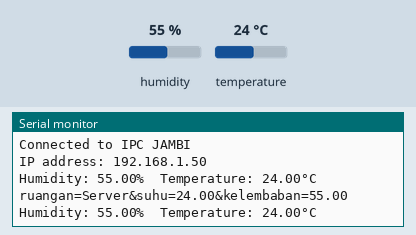
This sketch was run on a simulated ESP32. On the bench: the last lines printed to the serial monitor. The inputs (shaded band) are chosen by the test bench; at power-on: humidity 55 %, temperature 24 °C. WiFi joins after 1.5 s; servers stay silent unless stated; uploads are accepted with an empty reply.

Above: at 5.1 s.
5.2 s: humidity set to 22 %
At 6.9 s:
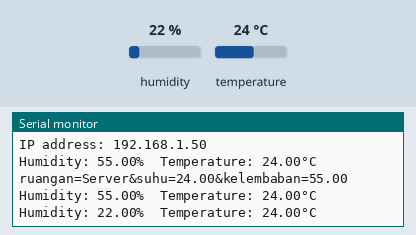
8.1 s: temperature set to 12 °C
At 9.2 s:
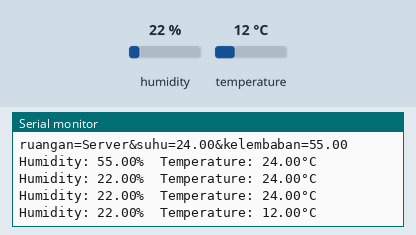
11.0 s: humidity set to 40 %
At 11.9 s:
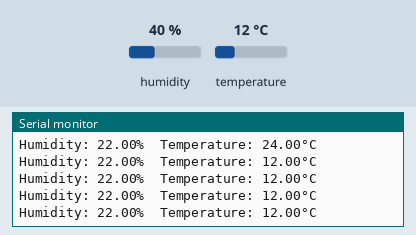
Timing chart, 0 to 14.0 s (numbered marks = the images above; inputs shaded):
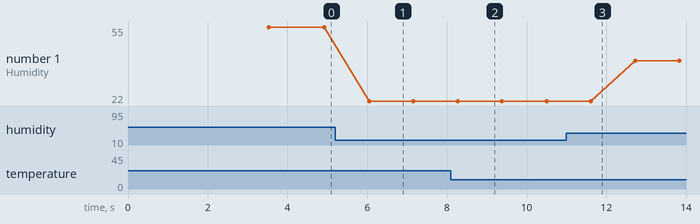

The sketch:

dht11.ino
```cpp
#include <WiFi.h>
#include <HTTPClient.h>
#include "DHT.h"
#define DHTPIN 15
#define DHTTYPE DHT11
DHT dht(DHTPIN, DHTTYPE);

String ruangan = "Server";
String ip_server = "10.102.6.36";

const char *ssid = "IPC JAMBI";  //Nama Wifi
const char *password = ""; // pass wifi

float h, t, old_h, old_t, suhu, kelembaban;

void setup() {
  pinMode(DHTPIN, INPUT);
  Serial.begin(9600);
  WiFi.mode(WIFI_OFF);
  delay(1000);
  WiFi.mode(WIFI_STA);

  WiFi.begin(ssid, password);
  Serial.println("");

  Serial.print("Connecting");
  // Wait for connection
  while (WiFi.status() != WL_CONNECTED) {
    delay(500);
    Serial.print(".");
  }

  Serial.println("");
  Serial.print("Connected to ");
  Serial.println(ssid);
  Serial.print("IP address: ");
  Serial.println(WiFi.localIP());  //IP address assigned to your ESP
  dht.begin();
  delay(1000);
  read_dht();
  kirim_data();
}

void loop() {
  static unsigned long sendToWeb = millis();
  if (millis() - sendToWeb > 3600000U)  //every 60 minutes
  {
    kirim_data();
    sendToWeb = millis();
  }

  static unsigned long readSensor = millis();
  if (millis() - readSensor > 1000U)  //every 1000 milliseconds,read the analog value from the ADC
  {
    read_dht();
    readSensor = millis();
  }
}

void read_dht() {
  h = dht.readHumidity();
  t = dht.readTemperature();

  // Check if any reads failed and exit early (to try again).
  if (isnan(h) || isnan(t)) {
    Serial.println(F("Failed to read from DHT sensor!"));
    return;
  }
  Serial.print(F("Humidity: "));
  Serial.print(h);
  Serial.print(F("%  Temperature: "));
  Serial.print(t);
  Serial.println(F("°C "));
  delay(100);
}

void kirim_data() {
  suhu = t;
  kelembaban = h;

  String postData = (String)"ruangan=" + ruangan + "&suhu=" + suhu + "&kelembaban=" + kelembaban;

  HTTPClient http;
  http.begin("http://" + ip_server + "/web-suhu/api.php");
  http.addHeader("Content-Type", "application/x-www-form-urlencoded");

  auto httpCode = http.POST(postData);
  String payload = http.getString();

  Serial.println(postData);
  Serial.println(payload);

  http.end();
  delay(100);
}
```

Measured:
- after the input at 5.2 s, the serial monitor: prints a new line after 0.85 s (image 1)
- after the input at 8.1 s, the serial monitor: prints a new line after 0.18 s (image 2)
- plotted number 1: 55 → 22 after the input at 5.2 s, 22 → 40 after the input at 11.0 s
